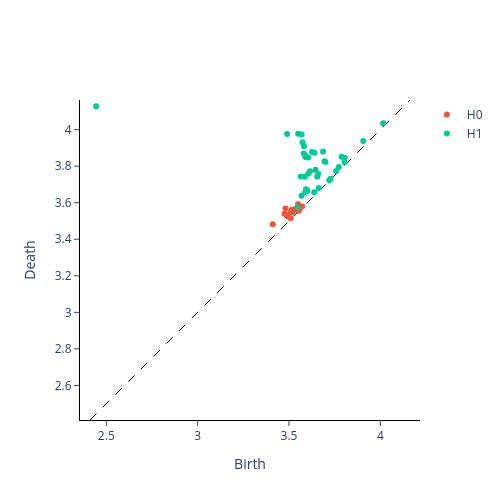

Source (notebook cell):
### Code cell
import gtda.plotting
gtda.plotting.plot_diagram(persistence_diagrams[0][0])
